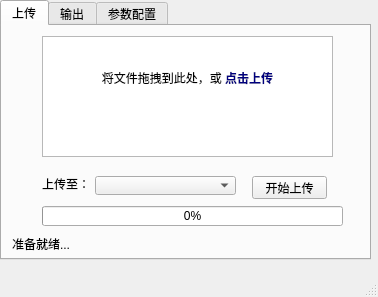
<?xml version="1.0" encoding="UTF-8"?>
<ui version="4.0">
 <class>MainWindow</class>
 <widget class="QMainWindow" name="MainWindow">
  <property name="geometry">
   <rect>
    <x>0</x>
    <y>0</y>
    <width>378</width>
    <height>297</height>
   </rect>
  </property>
  <property name="maximumSize">
   <size>
    <width>434</width>
    <height>325</height>
   </size>
  </property>
  <property name="windowTitle">
   <string>MainWindow</string>
  </property>
  <widget class="QWidget" name="centralwidget">
   <widget class="QTabWidget" name="tabWeiget_main">
    <property name="geometry">
     <rect>
      <x>0</x>
      <y>0</y>
      <width>371</width>
      <height>260</height>
     </rect>
    </property>
    <property name="maximumSize">
     <size>
      <width>371</width>
      <height>260</height>
     </size>
    </property>
    <property name="baseSize">
     <size>
      <width>371</width>
      <height>251</height>
     </size>
    </property>
    <property name="tabPosition">
     <enum>QTabWidget::North</enum>
    </property>
    <property name="tabShape">
     <enum>QTabWidget::Rounded</enum>
    </property>
    <property name="currentIndex">
     <number>0</number>
    </property>
    <widget class="QWidget" name="select">
     <property name="accessibleName">
      <string/>
     </property>
     <attribute name="title">
      <string>上传</string>
     </attribute>
     <widget class="QTextBrowser" name="TB1_main">
      <property name="geometry">
       <rect>
        <x>40</x>
        <y>10</y>
        <width>291</width>
        <height>121</height>
       </rect>
      </property>
      <property name="acceptDrops">
       <bool>true</bool>
      </property>
      <property name="autoFillBackground">
       <bool>true</bool>
      </property>
      <property name="html">
       <string>&lt;!DOCTYPE HTML PUBLIC &quot;-//W3C//DTD HTML 4.0//EN&quot; &quot;http://www.w3.org/TR/REC-html40/strict.dtd&quot;&gt;
&lt;html&gt;&lt;head&gt;&lt;meta name=&quot;qrichtext&quot; content=&quot;1&quot; /&gt;&lt;title&gt;设置一个居中的图片&lt;/title&gt;&lt;style type=&quot;text/css&quot;&gt;
p, li { white-space: pre-wrap; }
&lt;/style&gt;&lt;/head&gt;&lt;body style=&quot; font-family:'SimSun'; font-size:9pt; font-weight:400; font-style:normal;&quot;&gt;
&lt;p align=&quot;center&quot; style=&quot;-qt-paragraph-type:empty; margin-top:0px; margin-bottom:0px; margin-left:0px; margin-right:0px; -qt-block-indent:0; text-indent:0px; font-family:'SimHei';&quot;&gt;&lt;br /&gt;&lt;/p&gt;
&lt;p align=&quot;center&quot; style=&quot; margin-top:0px; margin-bottom:0px; margin-left:0px; margin-right:0px; -qt-block-indent:0; text-indent:0px;&quot;&gt;&lt;img src=&quot;:/pic/in.svg&quot; width=&quot;120&quot; height=&quot;80&quot; /&gt;&lt;span style=&quot; font-family:'SimHei';&quot;&gt; &lt;/span&gt;&lt;/p&gt;
&lt;p align=&quot;center&quot; style=&quot; margin-top:0px; margin-bottom:0px; margin-left:0px; margin-right:0px; -qt-block-indent:0; text-indent:0px;&quot;&gt;&lt;span style=&quot; font-family:'SimHei';&quot;&gt;将文件拖拽到此处，或 &lt;/span&gt;&lt;span style=&quot; font-family:'SimHei'; font-weight:600; color:#00007f;&quot;&gt;点击上传&lt;/span&gt;&lt;/p&gt;&lt;/body&gt;&lt;/html&gt;</string>
      </property>
     </widget>
     <widget class="QLabel" name="Lb1_uploadto">
      <property name="geometry">
       <rect>
        <x>40</x>
        <y>150</y>
        <width>48</width>
        <height>16</height>
       </rect>
      </property>
      <property name="text">
       <string>上传至：</string>
      </property>
     </widget>
     <widget class="QComboBox" name="CB1_bucket">
      <property name="geometry">
       <rect>
        <x>93</x>
        <y>150</y>
        <width>141</width>
        <height>19</height>
       </rect>
      </property>
     </widget>
     <widget class="QProgressBar" name="PB1">
      <property name="geometry">
       <rect>
        <x>40</x>
        <y>180</y>
        <width>301</width>
        <height>20</height>
       </rect>
      </property>
      <property name="value">
       <number>0</number>
      </property>
     </widget>
     <widget class="QPushButton" name="B1_upload">
      <property name="geometry">
       <rect>
        <x>250</x>
        <y>150</y>
        <width>75</width>
        <height>23</height>
       </rect>
      </property>
      <property name="text">
       <string>开始上传</string>
      </property>
     </widget>
     <widget class="QLabel" name="lb1l_status">
      <property name="geometry">
       <rect>
        <x>10</x>
        <y>210</y>
        <width>171</width>
        <height>16</height>
       </rect>
      </property>
      <property name="text">
       <string>准备就绪...</string>
      </property>
     </widget>
    </widget>
    <widget class="QWidget" name="output">
     <attribute name="title">
      <string>输出</string>
     </attribute>
     <widget class="QTextBrowser" name="TB2_output">
      <property name="geometry">
       <rect>
        <x>20</x>
        <y>10</y>
        <width>331</width>
        <height>181</height>
       </rect>
      </property>
     </widget>
     <widget class="QCheckBox" name="CB2_isautoclear">
      <property name="geometry">
       <rect>
        <x>30</x>
        <y>200</y>
        <width>68</width>
        <height>16</height>
       </rect>
      </property>
      <property name="text">
       <string>自动清空</string>
      </property>
     </widget>
     <widget class="QPushButton" name="B2_clearall">
      <property name="geometry">
       <rect>
        <x>270</x>
        <y>200</y>
        <width>75</width>
        <height>23</height>
       </rect>
      </property>
      <property name="text">
       <string>清空</string>
      </property>
     </widget>
    </widget>
    <widget class="QWidget" name="secret">
     <attribute name="title">
      <string>参数配置</string>
     </attribute>
     <widget class="QGroupBox" name="groupBox">
      <property name="geometry">
       <rect>
        <x>0</x>
        <y>0</y>
        <width>361</width>
        <height>171</height>
       </rect>
      </property>
      <property name="title">
       <string>Config</string>
      </property>
      <widget class="QLabel" name="LB3_region">
       <property name="geometry">
        <rect>
         <x>10</x>
         <y>150</y>
         <width>36</width>
         <height>16</height>
        </rect>
       </property>
       <property name="text">
        <string>Region</string>
       </property>
      </widget>
      <widget class="QLineEdit" name="LE3_mykey">
       <property name="geometry">
        <rect>
         <x>80</x>
         <y>41</y>
         <width>161</width>
         <height>20</height>
        </rect>
       </property>
       <property name="text">
        <string/>
       </property>
      </widget>
      <widget class="QLineEdit" name="LE3_sid">
       <property name="geometry">
        <rect>
         <x>80</x>
         <y>71</y>
         <width>161</width>
         <height>20</height>
        </rect>
       </property>
      </widget>
      <widget class="QLabel" name="LB3_skey">
       <property name="geometry">
        <rect>
         <x>9</x>
         <y>97</y>
         <width>58</width>
         <height>16</height>
        </rect>
       </property>
       <property name="text">
        <string>&lt;html&gt;&lt;head/&gt;&lt;body&gt;&lt;p&gt;&lt;span style=&quot; color:#aa0000; vertical-align:super;&quot;&gt;*&lt;/span&gt;secretkey&lt;/p&gt;&lt;/body&gt;&lt;/html&gt;</string>
       </property>
      </widget>
      <widget class="QLineEdit" name="LE3_skey">
       <property name="geometry">
        <rect>
         <x>80</x>
         <y>96</y>
         <width>161</width>
         <height>20</height>
        </rect>
       </property>
      </widget>
      <widget class="QLabel" name="LB3_sec">
       <property name="geometry">
        <rect>
         <x>9</x>
         <y>42</y>
         <width>88</width>
         <height>16</height>
        </rect>
       </property>
       <property name="text">
        <string>&lt;html&gt;&lt;head/&gt;&lt;body&gt;&lt;p&gt;&lt;span style=&quot; color:#aa0000; vertical-align:super;&quot;&gt;*&lt;/span&gt;MyKey&lt;/p&gt;&lt;/body&gt;&lt;/html&gt;</string>
       </property>
      </widget>
      <widget class="QLabel" name="LB3_sid">
       <property name="geometry">
        <rect>
         <x>9</x>
         <y>72</y>
         <width>52</width>
         <height>16</height>
        </rect>
       </property>
       <property name="text">
        <string>&lt;html&gt;&lt;head/&gt;&lt;body&gt;&lt;p&gt;&lt;span style=&quot; color:#aa0000; vertical-align:super;&quot;&gt;*&lt;/span&gt;secretid&lt;/p&gt;&lt;/body&gt;&lt;/html&gt;</string>
       </property>
      </widget>
      <widget class="QLineEdit" name="LE3_region">
       <property name="geometry">
        <rect>
         <x>80</x>
         <y>150</y>
         <width>161</width>
         <height>20</height>
        </rect>
       </property>
      </widget>
      <widget class="QLabel" name="LB3_bucket">
       <property name="geometry">
        <rect>
         <x>10</x>
         <y>120</y>
         <width>36</width>
         <height>16</height>
        </rect>
       </property>
       <property name="text">
        <string>Bucket</string>
       </property>
      </widget>
      <widget class="QPushButton" name="B3_save">
       <property name="geometry">
        <rect>
         <x>260</x>
         <y>110</y>
         <width>91</width>
         <height>31</height>
        </rect>
       </property>
       <property name="text">
        <string>SaveConfig</string>
       </property>
      </widget>
      <widget class="QPushButton" name="B3_load">
       <property name="geometry">
        <rect>
         <x>260</x>
         <y>60</y>
         <width>91</width>
         <height>31</height>
        </rect>
       </property>
       <property name="text">
        <string>LoadConfig</string>
       </property>
      </widget>
      <widget class="QLabel" name="LB3_1_loadfilename">
       <property name="geometry">
        <rect>
         <x>80</x>
         <y>20</y>
         <width>261</width>
         <height>16</height>
        </rect>
       </property>
       <property name="text">
        <string>UNKNOWN</string>
       </property>
      </widget>
      <widget class="QLabel" name="LB3_1_now_load">
       <property name="geometry">
        <rect>
         <x>10</x>
         <y>20</y>
         <width>341</width>
         <height>16</height>
        </rect>
       </property>
       <property name="text">
        <string>当前加载为：</string>
       </property>
      </widget>
      <widget class="QLineEdit" name="LE3_bucket">
       <property name="geometry">
        <rect>
         <x>80</x>
         <y>120</y>
         <width>151</width>
         <height>20</height>
        </rect>
       </property>
      </widget>
      <widget class="QPushButton" name="B3_quebucket">
       <property name="geometry">
        <rect>
         <x>230</x>
         <y>120</y>
         <width>16</width>
         <height>21</height>
        </rect>
       </property>
       <property name="text">
        <string>?</string>
       </property>
      </widget>
     </widget>
     <widget class="QGroupBox" name="groupBox_2">
      <property name="geometry">
       <rect>
        <x>0</x>
        <y>180</y>
        <width>361</width>
        <height>51</height>
       </rect>
      </property>
      <property name="title">
       <string>Profile</string>
      </property>
      <widget class="QCheckBox" name="CB3_2_israndomname">
       <property name="geometry">
        <rect>
         <x>20</x>
         <y>20</y>
         <width>103</width>
         <height>23</height>
        </rect>
       </property>
       <property name="text">
        <string>随机文件名上传</string>
       </property>
      </widget>
      <widget class="QCheckBox" name="CB3_2_islog">
       <property name="geometry">
        <rect>
         <x>130</x>
         <y>23</y>
         <width>68</width>
         <height>16</height>
        </rect>
       </property>
       <property name="text">
        <string>输出日志</string>
       </property>
      </widget>
      <widget class="QComboBox" name="CB3_2_loglevel">
       <property name="geometry">
        <rect>
         <x>201</x>
         <y>22</y>
         <width>60</width>
         <height>19</height>
        </rect>
       </property>
       <property name="editable">
        <bool>false</bool>
       </property>
       <property name="duplicatesEnabled">
        <bool>false</bool>
       </property>
       <item>
        <property name="text">
         <string>0-简单</string>
        </property>
       </item>
       <item>
        <property name="text">
         <string>1-基本</string>
        </property>
       </item>
       <item>
        <property name="text">
         <string>2-详细</string>
        </property>
       </item>
      </widget>
      <widget class="QPushButton" name="CB3_2_save">
       <property name="geometry">
        <rect>
         <x>266</x>
         <y>22</y>
         <width>71</width>
         <height>21</height>
        </rect>
       </property>
       <property name="text">
        <string>Save</string>
       </property>
      </widget>
     </widget>
    </widget>
   </widget>
  </widget>
  <widget class="QMenuBar" name="menubar">
   <property name="geometry">
    <rect>
     <x>0</x>
     <y>0</y>
     <width>378</width>
     <height>22</height>
    </rect>
   </property>
  </widget>
  <widget class="QStatusBar" name="statusbar"/>
 </widget>
 <resources>
  <include location="source.qrc"/>
 </resources>
 <connections/>
</ui>
